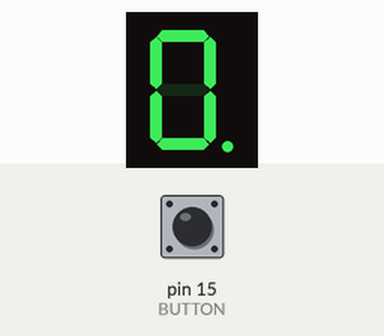
This sketch was run on a simulated Arduino Mega 2560, built for the host (arithmetic inside an expression is 32-bit, double 64-bit). Parts: 1-digit seven-segment display. Wiring (inferred from the names in the program): 1-digit 7-segment display, segments lit when LOW: segments pin 22, pin 21, pin 19, pin 18, pin 5, pin 4, pin 2, pin 23. The inputs (shaded band) are chosen by the test bench; at power-on: pin 15 (BUTTON) LOW. The segment pins are drawn as the display they are named for.

Above: at 1.2 s.
1.3 s: pin 15 (BUTTON) pulled HIGH for 1 s
At 1.45 s:
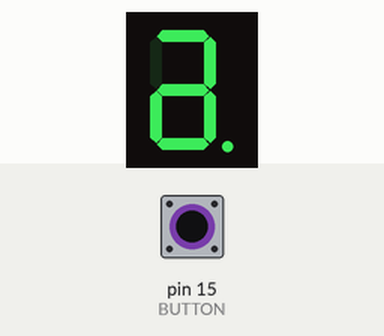
3.8 s: pin 15 (BUTTON) pulled HIGH for 0.15 s
At 5.0 s:
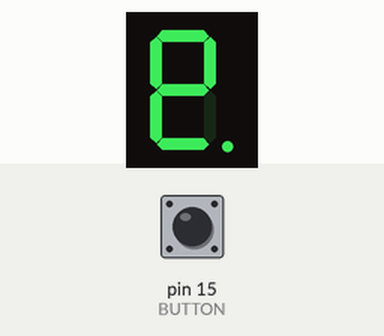
5.5 s: pin 15 (BUTTON) pulled HIGH for 3.2 s
At 5.75 s:
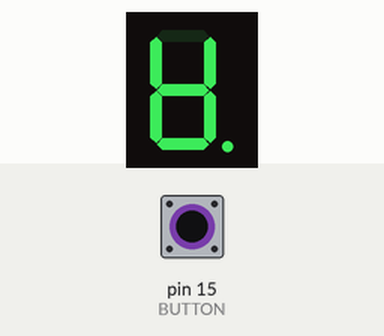
Timing chart, 0 to 8.5 s (numbered marks = the images above; inputs shaded):
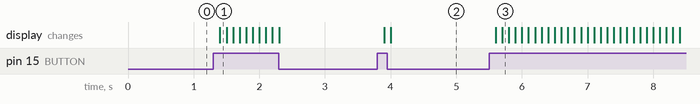

Measured:
- after the input at 1.3 s, the display: changes after 0.10 s (image 1)
- after the input at 3.8 s, the display: first changes after 0.10 s (image 2 shows a later state)
- after the input at 5.5 s, the display: first changes after 0.10 s (image 3 shows a later state)

The sketch:

main.ino
```cpp
#define A 2
#define B 4
#define C 5
#define D 18
#define E 19
#define F 21
#define G 22
#define H 23
#define BUTTON 15

void setup() {
    pinMode(A, OUTPUT);
    pinMode(B, OUTPUT);
    pinMode(C, OUTPUT);
    pinMode(D, OUTPUT);
    pinMode(E, OUTPUT);
    pinMode(F, OUTPUT);
    pinMode(G, OUTPUT);
    pinMode(H, OUTPUT);

    digitalWrite(A, 1);
    pinMode(BUTTON, INPUT_PULLDOWN);
}

int counter = 0;
int buttonArr[8] = {2, 4, 5, 18, 19, 21, 22, 23};

void loop() {
  if (counter > 7) {
    counter = 0;
  }

  if (digitalRead(BUTTON) == 1) {
    delay(100);
    digitalWrite(buttonArr[counter], 0);
    counter++;
    digitalWrite(buttonArr[counter], 1);
  }
}
```
